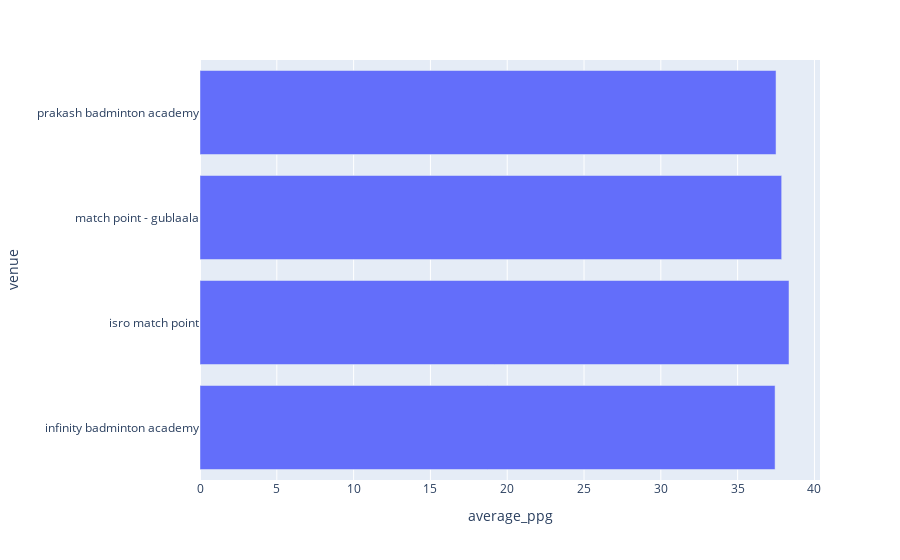

Notebook code for this chart:
### Code cell
px.bar(
    df.groupby("venue").agg(**{
        "total_games": pd.NamedAgg("date", "count"),
        "average_ppg": pd.NamedAgg("total_points_per_game", "mean"),
        **{f"{fn}_margin": pd.NamedAgg("margin", fn) for fn in ["mean", "max", "min"]}
    }).reset_index(),
    y="venue",
    x="average_ppg",
    orientation='h'
)

### Figure 1 — Plotly figure (JSON) as saved in the notebook; plotly's stock layout.template omitted (floating-point values rounded to 4 significant figures)
{"data": [{"alignmentgroup": "True", "hovertemplate": "average_ppg=%{x}<br>venue=%{y}<extra></extra>", "legendgroup": "", "marker": {"color": "#636efa", "pattern": {"shape": ""}}, "name": "", "offsetgroup": "", "orientation": "h", "showlegend": false, "textposition": "auto", "type": "bar", "x": [37.44, 38.34, 37.87, 37.5], "xaxis": "x", "y": ["infinity badminton academy", "isro match point", "match point - gublaala", "prakash badminton academy"], "yaxis": "y"}], "layout": {"barmode": "relative", "legend": {"tracegroupgap": 0}, "margin": {"t": 60}, "xaxis": {"anchor": "y", "domain": [0, 1], "title": {"text": "average_ppg"}}, "yaxis": {"anchor": "x", "domain": [0, 1], "title": {"text": "venue"}}}}
